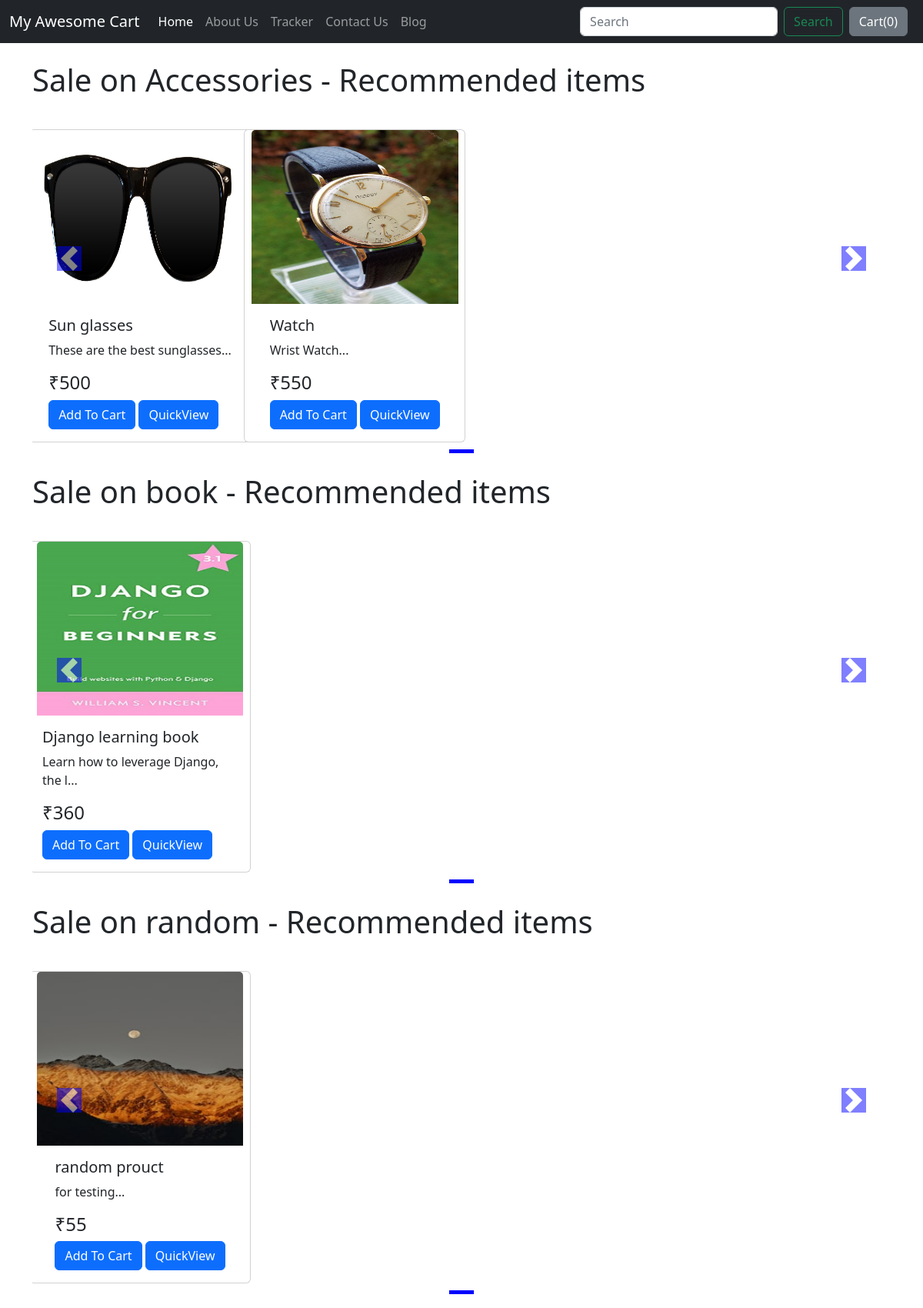
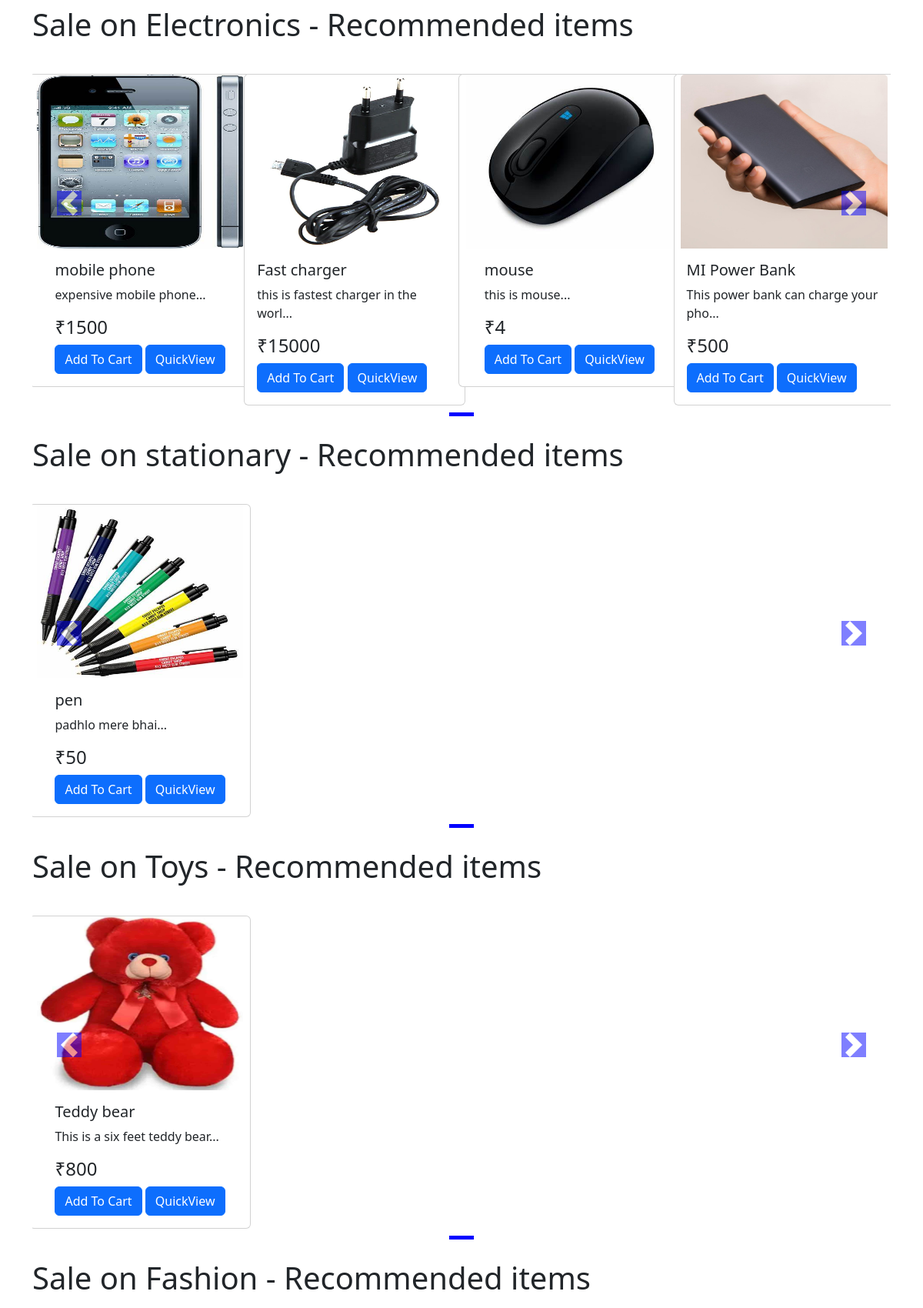
The app's page /shop/ (upper part) with its own data (2 pictures, top to bottom).
### shop/models.py (models this page shows, shortened)
class Porduct(models.Model):
    product_id = models.AutoField
    product_name = models.CharField(max_length=50)
    category = models.CharField(max_length=50, default="")
    subcategory = models.CharField(max_length=50, default="")
    price = models.IntegerField(default=0)
    desc = models.CharField(max_length=300)
    pub_date = models.DateField()
    image = models.ImageField(upload_to="shop/images", default="")

### shop/views.py (the view)
# urls.py: path("", views.index, name="blogHome"),
def index(request):
    allProds = []
    catProds = Porduct.objects.values('category', 'id')
    cats = {item['category'] for item in catProds}
    for cat in cats:
        prod = Porduct.objects.filter(category=cat)
        n = len(prod)
        nSlides = n // 4 + ceil((n / 4) - (n // 4))
        allProds.append([prod, range(nSlides), nSlides])
    params = {'allProds': allProds}
    return render(request, 'shop/index.html', params)

### shop/templates/shop/index.html (shortened to what this page needs)
{% extends 'shop/basic.html' %}
{% block activeHome %} active {% endblock %}
{% block body %}
{% load static %}
    <div class="container">
        {% for products, range, nSlides in allProds %}
        <h1 class="my-4"> Sale on {{products.0.category}} - Recommended items </h1>
        <div class="row">
        <div id="demo{{forloop.counter}}" class="carousel slide my-3" data-bs-ride="carousel">
            <ul class="carousel-indicators">
                 {% for i in range %}
                <li data-bs-target="#demo{{forloop.parentloop.counter}}" data-bs-slide-to="{{i}}" class="active"></li>
                {% endfor %}
            </ul>
            <div class="carousel-inner">
                <div class="carousel-item active">
                    {% for i in products %}
                    <div class="col-xs-3 col-sm-3 col-md-3">
                        <div class="card align-items-center" style="width: 18rem;">
                            <img src='/media/{{i.image}}' class="card-img-top" alt="...">
                            <div class="card-body">
                                <h5 class="card-title" id="namepr{{i.id}}">{{i.product_name}}</h5>
                                <p class="card-text">{{i.desc|slice:"0:35"}}...</p>
                                <h4 class="card-title" id="pricepr{{i.id}}">₹{{i.price}}</h4>
                                <span id="divpr{{i.id}}" class="divpr">
                                 <button id="pr{{i.id}}" class="btn btn-primary cart">Add To Cart</button>
                                 </span>
                                <a href="/shop/productView/{{i.id}}"><button id="qv{{i.id}}" class="btn btn-primary cart">QuickView</button></a>
                            </div>
                        </div>
                    </div>
                    {% endfor %}
                </div>
        </div>
        </div>
        <button  class="carousel-control-prev " type="button" data-bs-target="#demo{{forloop.counter}}" data-bs-slide="prev">
            <span class="carousel-control-prev-icon" aria-hidden="true"></span>
        </button>
        <button class="carousel-control-next" type="button" data-bs-target="#demo{{forloop.counter}}" data-bs-slide="next">
            <span class="carousel-control-next-icon" aria-hidden="true"></span>
        </button>
        </div>
        {% endfor %}
    </div>
{% endblock %}

### records on screen
Porduct: category "Accessories", image (picture), product_name "Sun glasses", desc "These are the best sunglasses", price "500"
Porduct: image (picture), product_name "Watch", desc "Wrist Watch", price "550"
Porduct: category "book", image (picture), product_name "Django learning book", desc "Learn how to leverage Django, the l", price "360"
Porduct: category "random", image (picture), product_name "random prouct", desc "for testing", price "55"
Porduct: category "Electronics", image (picture), product_name "mobile phone", desc "expensive mobile phone", price "1500"
Porduct: image (picture), product_name "Fast charger", desc "this is fastest charger in the worl", price "15000"
Porduct: image (picture), product_name "mouse", desc "this is mouse", price "4"
Porduct: image (picture), product_name "MI Power Bank", desc "This power bank can charge your pho", price "500"
Porduct: category "stationary", image (picture), product_name "pen", desc "padhlo mere bhai", price "50"
Porduct: category "Toys", image (picture), product_name "Teddy bear", desc "This is a six feet teddy bear", price "800"
Porduct: category "Fashion"
